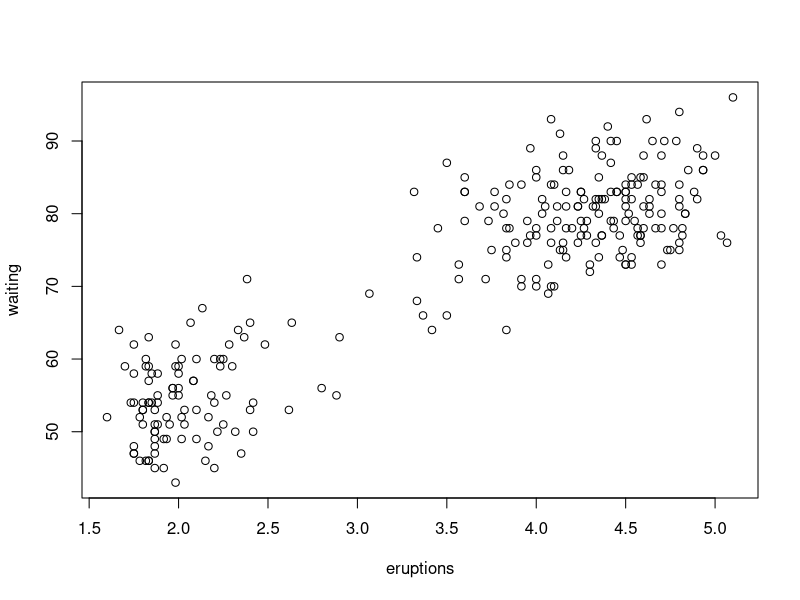

This chart was generated by the following R code:
## ---- chunk 1
plot(faithful)
